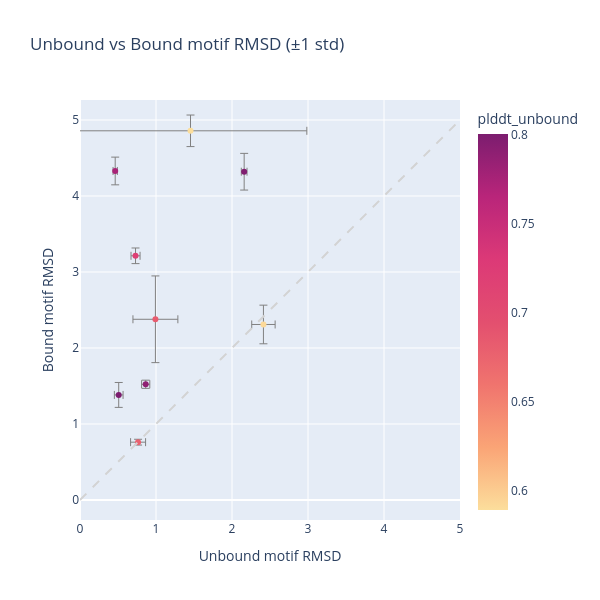

Notebook source saved alongside this figure:
### Code cell
import plotly.express as px

fig = px.scatter(
    pivot,
    x="motifRMSD_mean_unbound",
    y="motifRMSD_mean_bound",
    error_x="motifRMSD_std_unbound",
    error_y="motifRMSD_std_bound",
    color="plddt_unbound",
    hover_name="design",
    labels={
        "motifRMSD_mean_unbound": "Unbound motif RMSD",
        "motifRMSD_mean_bound": "Bound motif RMSD"
    },
    title="Unbound vs Bound motif RMSD (±1 std)",
    color_continuous_scale="sunsetdark"
)

fig.add_shape(type="line", x0=0, y0=0, x1=5, y1=5,
              line=dict(color="lightgray", dash="dash"))
fig.update_layout(
    xaxis=dict(range=[0,5]),
    yaxis=dict(range=[0,5], scaleanchor="x"),
    width=600, height=600,
    # plot_bgcolor="white",
    # paper_bgcolor="white"   
)
fig.update_traces(
    error_x=dict(color="gray", thickness=1.0),
    error_y=dict(color="gray", thickness=1.0)
)
fig.show()

### Figure 1 — Plotly figure (JSON) as saved in the notebook; plotly's stock layout.template omitted (floating-point values rounded to 4 significant figures)
{"data": [{"error_x": {"array": [0.05415, 0.02855, 0.05734, 0.154, 0.2955, 0.09868, 0.0596, 0.4098, 0.03761, 1.531], "color": "gray", "thickness": 1}, "error_y": {"array": [0.05386, 0.1823, 0.1638, 0.2542, 0.5704, 0.03822, 0.1028, 0.262, 0.2414, 0.2076], "color": "gray", "thickness": 1}, "hovertemplate": "<b>%{hovertext}</b><br><br>Unbound motif RMSD=%{x}<br>Bound motif RMSD=%{y}<br>plddt_unbound=%{marker.color}<extra></extra>", "hovertext": ["design0", "design1", "design2", "design3", "design4", "design5", "design6", "design7", "design8", "design9"], "legendgroup": "", "marker": {"color": [0.7892, 0.775, 0.8005, 0.5921, 0.6824, 0.6779, 0.7186, 0.6466, 0.7981, 0.5891], "coloraxis": "coloraxis", "symbol": "circle"}, "mode": "markers", "name": "", "orientation": "v", "showlegend": false, "type": "scatter", "x": [0.8644, 0.4632, 0.5094, 2.414, 0.9922, 0.7643, 0.7306, 6.468, 2.16, 1.454], "xaxis": "x", "y": [1.523, 4.329, 1.383, 2.31, 2.378, 0.7611, 3.213, 0.6476, 4.32, 4.858], "yaxis": "y"}], "layout": {"coloraxis": {"colorbar": {"title": {"text": "plddt_unbound"}}, "colorscale": [[0, "rgb(252, 222, 156)"], [0.1667, "rgb(250, 164, 118)"], [0.3333, "rgb(240, 116, 110)"], [0.5, "rgb(227, 79, 111)"], [0.6667, "rgb(220, 57, 119)"], [0.8333, "rgb(185, 37, 122)"], [1, "rgb(124, 29, 111)"]]}, "height": 600, "legend": {"tracegroupgap": 0}, "shapes": [{"line": {"color": "lightgray", "dash": "dash"}, "type": "line", "x0": 0, "x1": 5, "y0": 0, "y1": 5}], "title": {"text": "Unbound vs Bound motif RMSD (±1 std)"}, "width": 600, "xaxis": {"anchor": "y", "domain": [0, 1], "range": [0, 5], "title": {"text": "Unbound motif RMSD"}}, "yaxis": {"anchor": "x", "domain": [0, 1], "range": [0, 5], "scaleanchor": "x", "title": {"text": "Bound motif RMSD"}}}}
